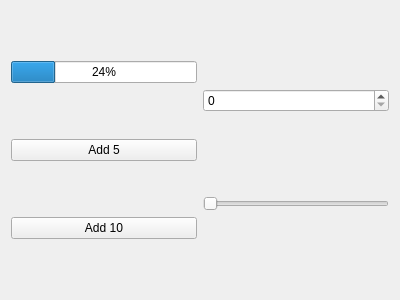
<?xml version="1.0" encoding="UTF-8"?>
<ui version="4.0">
 <class>Values</class>
 <widget class="QWidget" name="Values">
  <property name="geometry">
   <rect>
    <x>0</x>
    <y>0</y>
    <width>400</width>
    <height>300</height>
   </rect>
  </property>
  <property name="windowTitle">
   <string>Form</string>
  </property>
  <layout class="QHBoxLayout" name="horizontalLayout">
   <item>
    <layout class="QVBoxLayout" name="verticalLayout_2">
     <item>
      <widget class="QProgressBar" name="progress">
       <property name="value">
        <number>24</number>
       </property>
      </widget>
     </item>
     <item>
      <widget class="QPushButton" name="add5">
       <property name="text">
        <string>Add 5</string>
       </property>
      </widget>
     </item>
     <item>
      <widget class="QPushButton" name="add10">
       <property name="text">
        <string>Add 10</string>
       </property>
      </widget>
     </item>
    </layout>
   </item>
   <item>
    <layout class="QVBoxLayout" name="verticalLayout">
     <item>
      <widget class="QSpinBox" name="spinbox"/>
     </item>
     <item>
      <widget class="QSlider" name="slider">
       <property name="orientation">
        <enum>Qt::Horizontal</enum>
       </property>
      </widget>
     </item>
    </layout>
   </item>
  </layout>
 </widget>
 <resources/>
 <connections/>
</ui>
